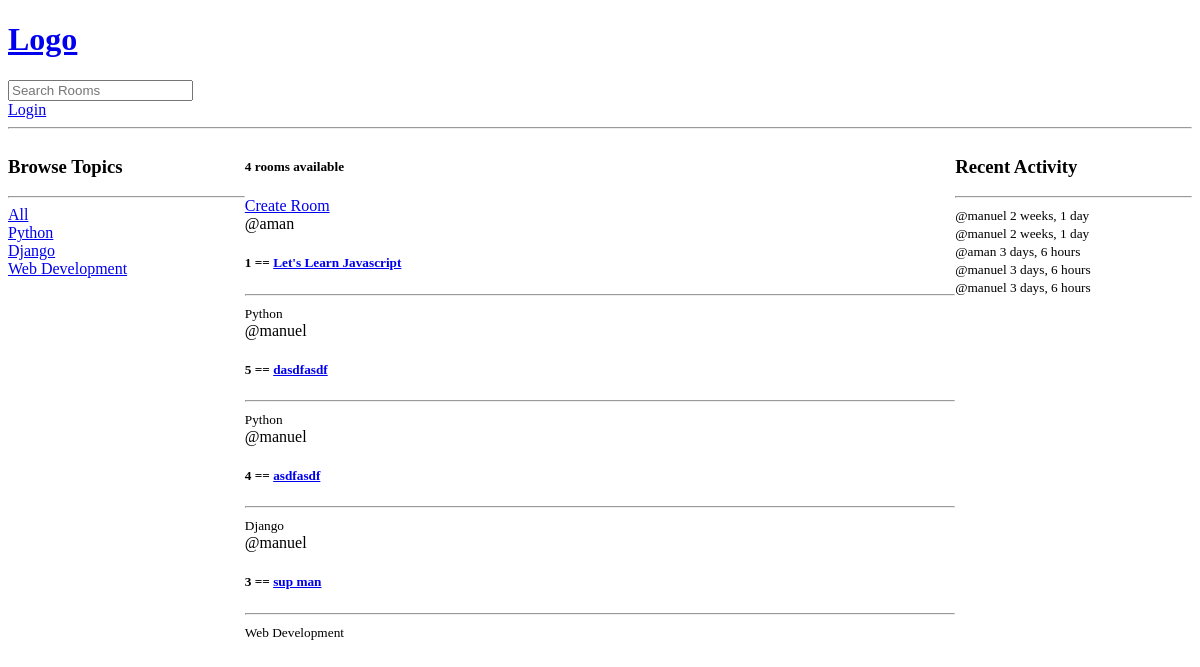
The app's page /, older data.
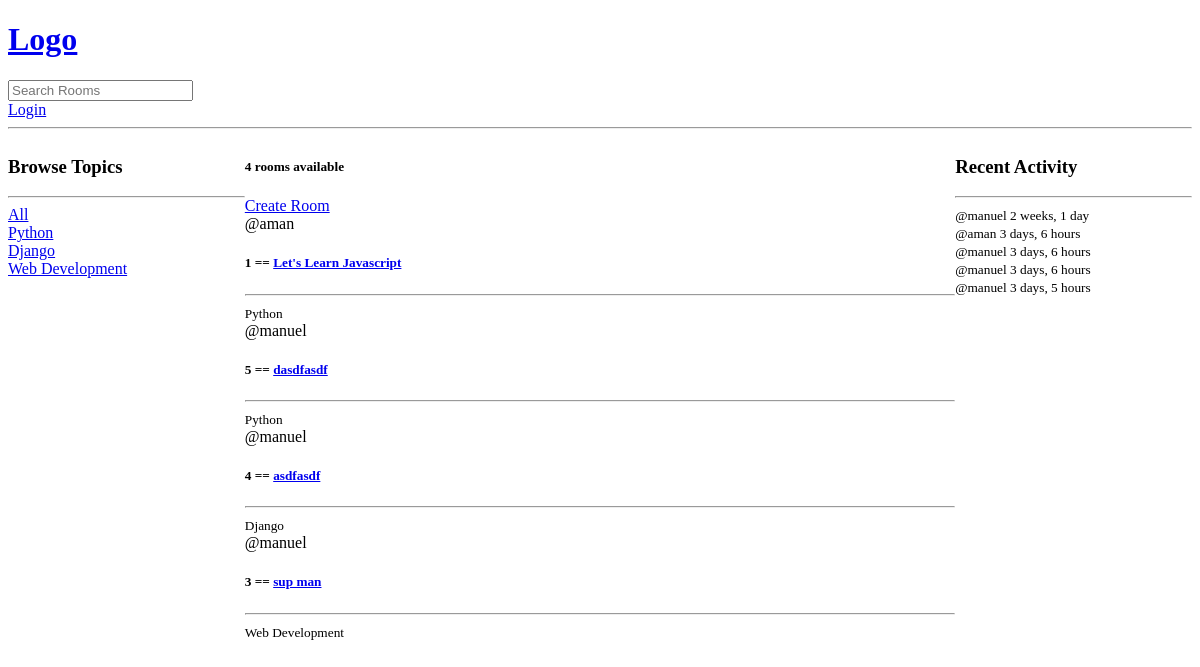
The same page, newer data.
### base/models.py (models this page shows, shortened)
class Topic(models.Model):
    name = models.CharField(max_length=200)

class Room(models.Model):
    host = models.ForeignKey(User, on_delete=models.SET_NULL, null=True)
    topic =  models.ForeignKey(Topic, on_delete=models.SET_NULL, null=True)
    name = models.CharField(max_length=200)
    description = models.TextField(null=True, blank=True)
    participants = models.ManyToManyField(User, related_name='participants', blank=True)
    updated = models.DateTimeField(auto_now=True) #Updates everytime
    created = models.DateTimeField(auto_now_add=True) #It is just once, the first time it is created
    class Meta:
        ordering = ['-updated', '-created']

class Message(models.Model):
    user = models.ForeignKey(User, on_delete=models.CASCADE)
    room = models.ForeignKey(Room, on_delete=models.CASCADE) #when the room is deleted models.cascade will delete the children too, it is a one to many relationship
    body = models.TextField()
    updated = models.DateTimeField(auto_now=True)
    created = models.DateTimeField(auto_now_add=True)

### base/views.py (the view)
# urls.py: path('', views.home, name="home"),
def home(request):
     q = request.GET.get('q') if request.GET.get('q') != None else ''
     rooms = Room.objects.filter(
          Q(topic__name__icontains=q) |
          Q(name__icontains=q) |
          Q(description__icontains=q)
          ) #the i contains part can be starts with ends with or anything like that, working on search here, ayzon if you are confused lol
     topics = Topic.objects.all()
     room_count = rooms.count()
     room_messages = Message.objects.all()
     context = {'rooms': rooms, 'topics': topics, 'room_count': room_count, 'room_messages': room_messages}
     return render(request, 'base/home.html',context)

### base/templates/base/home.html (shortened to what this page needs)
{% extends 'main.html'%} {% block content%}
<div class="home-container">
  <div>
    <h3>Browse Topics</h3>
    <hr />
    <div>
      <a href="{%url 'home'%}">All</a>
    </div>
    {% for topic in topics%}
    <div>
      <a href="{%url 'home'%}?q={{topic.name}}">{{topic.name}}</a>
    </div>
    {%endfor%}
  </div>
  <div>
    <h5>{{room_count}} rooms available</h5>
    <a href="{%url 'create-room'%}">Create Room</a>
    <div>
      {%for room in rooms%}
      <div>
        <span>@{{room.host.username}}</span>
        <h5>
          {{room.id}} == <a href="{% url 'room' room.id %}">{{room.name}}</a>
        </h5>
        <hr />
        <small>{{room.topic.name}}</small>
      </div>
      {%endfor%}
    </div>
  </div>
  <div>
    <h3>Recent Activity</h3>
    <hr />
    {% for message in room_messages%}
    <div>
      <small>@{{message.user}} {{message.created|timesince}}</small>
    </div>
    {%endfor%}
  </div>
</div>
{% endblock %}

Row changes from the older to the newer data that the page shows:
removed Message: user "manuel", created "2 weeks, 1 day"
added Message: user "manuel", created "3 days, 5 hours"
